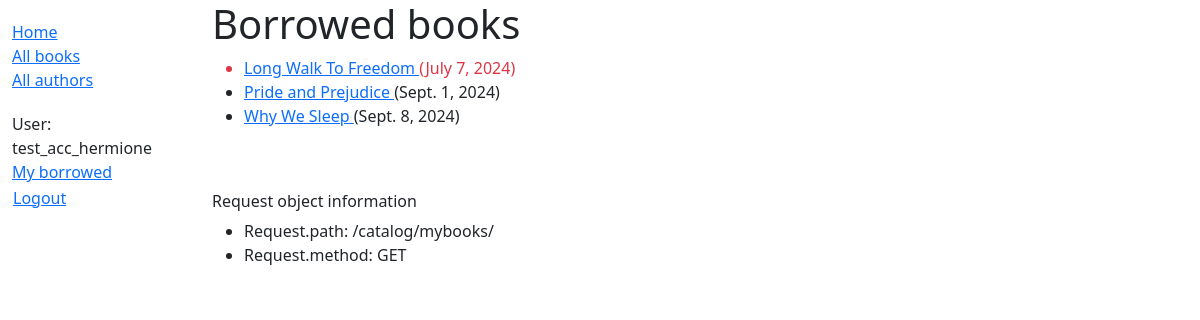
The page /catalog/mybooks/ (signed in) on the database as committed earlier.
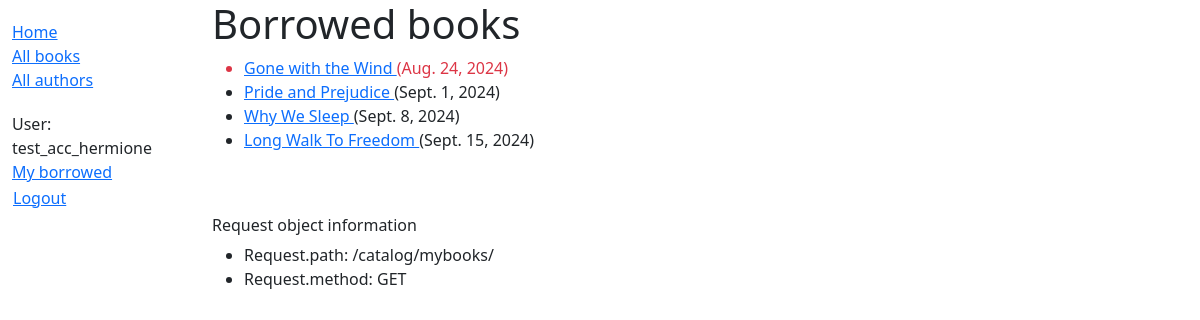
The same page on the database as committed later.
### catalog/models.py (models this page shows, shortened)
class BookInstance(models.Model):
    id = models.UUIDField(
        primary_key=True, default=uuid.uuid4,
        help_text="Unique ID for this particular book across whole library"
    )
    book = models.ForeignKey(Book, on_delete=models.RESTRICT, null=True)
    imprint = models.CharField(max_length=200)
    due_back = models.DateField(null=True, blank=True)
    LOAN_STATUS = (
        ('m', 'Maintenance'),
        ('o', 'On loan'),
        ('a', 'Available'),
        ('r', 'Reserved'),
    )
    status = models.CharField(
        max_length=1,
        choices=LOAN_STATUS,
        blank=True,
        default='m',
        help_text='Book availability',
    )
    borrower = models.ForeignKey(
        settings.AUTH_USER_MODEL,
        on_delete=models.SET_NULL,
        null=True,
        blank=True,
    )
    class Meta:
        ordering = ['book', 'due_back']
        permissions = (
            ("can_mark_returned", "Set book as returned"),
            ("can_renew", "Renew the book's loaned period"),
        )
    @property
    def is_overdue(self):
        return bool(self.due_back and date.today() > self.due_back)

class Book(models.Model):
    title = models.CharField(max_length=200)
    author = models.ForeignKey('Author', on_delete=models.RESTRICT, null=True)
    summary = models.TextField(
        max_length=1000,
        help_text="Enter a brief description of the book",
    )
    isbn = models.CharField(
        'ISBN',
        max_length=13,
        unique=True,
        help_text='13 Character <a href="https://www.isbn-international.org/'
                  'content/what-isbn">ISBN number</a>',
    )
    genre = models.ManyToManyField(
        Genre,
        help_text="Select a genre for this book",
    )   # each genre can have many books and a book can have multiple genres
    def display_genre(self):
        """Create a string for the Genre. Required to display in Admin."""
        return '; '.join(genre.name for genre in self.genre.all()[:3])
    display_genre.short_description = 'Genre'
    language = models.ForeignKey(
        Language, on_delete=models.SET_NULL, null=True
    )
    class Meta:
        ordering = ['title', 'author']

### catalog/views.py (the view)
# urls.py: path('mybooks/', views.LoanedBooksByUserListView.as_view(), name='my-borrowed'),
class LoanedBooksByUserListView(LoginRequiredMixin, generic.ListView):
    model = BookInstance
    template_name = 'catalog/bookinstance_list_borrowed_user.html'
    paginate_by = 10
    def get_queryset(self) -> QuerySet[Any]:
        return (
            BookInstance.objects.filter(borrower=self.request.user)
            .filter(status__exact='o')
            .order_by('due_back')
        )

### catalog/templates/catalog/bookinstance_list_borrowed_user.html (shortened to what this page needs)
{% extends 'base_generic.html' %}
{% block content %}
    <h1>Borrowed books</h1>
    {% if bookinstance_list %}
    <ul>
        {% for bookinst in bookinstance_list %}
            <li class="{% if bookinst.is_overdue %}text-danger{% endif %}">
                <a href="{% url 'catalog:book-detail' bookinst.book.pk %}">
                    {{ bookinst.book.title }}
                </a> ({{ bookinst.due_back }})
            </li>
        {% endfor %}
    </ul>
    {% else %}
        <p>There are no books borrowed...</p>
    {% endif %}
{% endblock %}

Rows that differ between the two databases and show on the page:
added BookInstance: book "Gone with the Wind", due_back "Aug. 24, 2024"
changed BookInstance "Long Walk To Freedom": due_back "July 7, 2024" → "Sept. 15, 2024"; moves down the list
